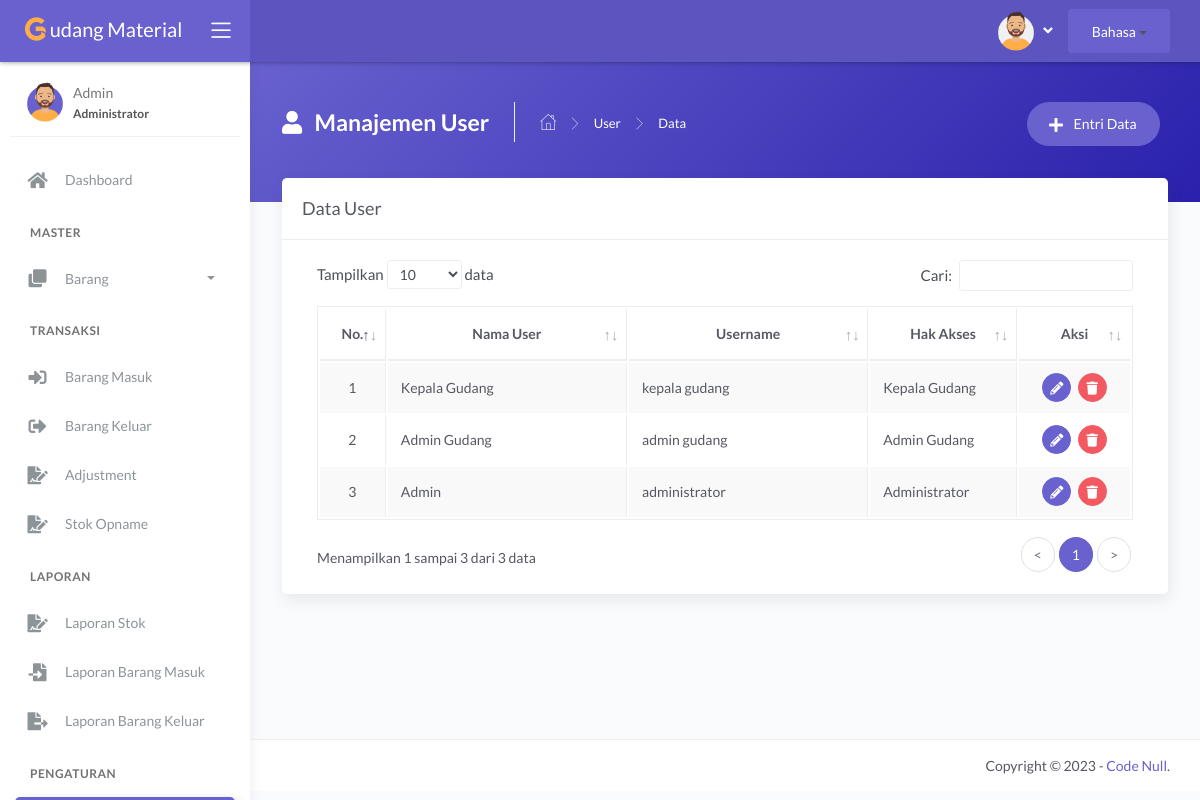
The page /main.php?module=user (signed in) on the database its author committed.
### tables this page shows
CREATE TABLE `tbl_user` (
  `id_user` int NOT NULL,
  `nama_user` varchar(30) NOT NULL,
  `username` varchar(30) NOT NULL,
  `password` varchar(255) NOT NULL,
  `hak_akses` enum('Administrator','Admin Gudang','Kepala Gudang') NOT NULL
);

### modules/user/tampil_data.php (the view, shortened to what this page needs)
<?php
if (basename($_SERVER['PHP_SELF']) === basename(__FILE__)) {
  header('location: 404.html');
}
else {
?>
  <div class="panel-header bg-secondary-gradient">
    <div class="page-inner py-45">
      <div class="d-flex align-items-left align-items-md-top flex-column flex-md-row">
        <div class="page-header text-white">
          <h4 class="page-title text-white"><i class="fas fa-user mr-2"></i> Manajemen User</h4>
          <ul class="breadcrumbs">
            <li class="nav-home"><a href="?module=dashboard"><i class="flaticon-home text-white"></i></a></li>
            <li class="separator"><i class="flaticon-right-arrow"></i></li>
            <li class="nav-item"><a href="?module=user" class="text-white">User</a></li>
            <li class="separator"><i class="flaticon-right-arrow"></i></li>
            <li class="nav-item"><a>Data</a></li>
          </ul>
        </div>
        <div class="ml-md-auto py-2 py-md-0">
          <a href="?module=form_entri_user" class="btn btn-secondary btn-round mr-2">
            <span class="btn-label"><i class="fa fa-plus mr-2"></i></span> Entri Data
          </a>
        </div>
      </div>
    </div>
  </div>
  <div class="page-inner mt--5">
    <div class="card">
      <div class="card-header">
        <div class="card-title">Data User</div>
      </div>
      <div class="card-body">
        <div class="table-responsive">
          <table id="basic-datatables" class="display table table-bordered table-striped table-hover">
            <thead>
              <tr>
                <th class="text-center">No.</th>
                <th class="text-center">Nama User</th>
                <th class="text-center">Username</th>
                <th class="text-center">Hak Akses</th>
                <th class="text-center">Aksi</th>
              </tr>
            </thead>
            <tbody>
              <?php
              $no = 1;
              $query = mysqli_query($mysqli, "SELECT id_user, nama_user, username, hak_akses FROM tbl_user ORDER BY id_user DESC")
                                              or die('Ada kesalahan pada query tampil data : ' . mysqli_error($mysqli));
              while ($data = mysqli_fetch_assoc($query)) { ?>
                <tr>
                  <td width="30" class="text-center"><?php echo $no++; ?></td>
                  <td width="180"><?php echo $data['nama_user']; ?></td>
                  <td width="180"><?php echo $data['username']; ?></td>
                  <td width="100"><?php echo $data['hak_akses']; ?></td>
                  <td width="70" class="text-center">
                    <div>
                      <a href="?module=form_ubah_user&id=<?php echo $data['id_user']; ?>" class="btn btn-icon btn-round btn-secondary btn-sm mr-md-1" data-toggle="tooltip" data-placement="top" title="Ubah">
                        <i class="fas fa-pencil-alt fa-sm"></i>
                      </a>
                      <a href="modules/user/proses_hapus.php?id=<?php echo $data['id_user']; ?>" onclick="return confirm('Anda yakin ingin menghapus data user dengan username <?php echo $data['username']; ?>?')" class="btn btn-icon btn-round btn-danger btn-sm" data-toggle="tooltip" data-placement="top" title="Hapus">
                        <i class="fas fa-trash fa-sm"></i>
                      </a>
                    </div>
                  </td>
                </tr>
              <?php } ?>
            </tbody>
          </table>
        </div>
      </div>
    </div>
  </div>
<?php } ?>

### rows shown on the page
tbl_user: nama_user "Kepala Gudang", username "kepala gudang", hak_akses "Kepala Gudang"
tbl_user: nama_user "Admin Gudang", username "admin gudang", hak_akses "Admin Gudang"
tbl_user: nama_user "Admin", username "administrator", hak_akses "Administrator"

### other values the page prints
$lang "Bahasa"
$_SESSION['nama_user'] "Admin"
$_SESSION['hak_akses'] "Administrator"
